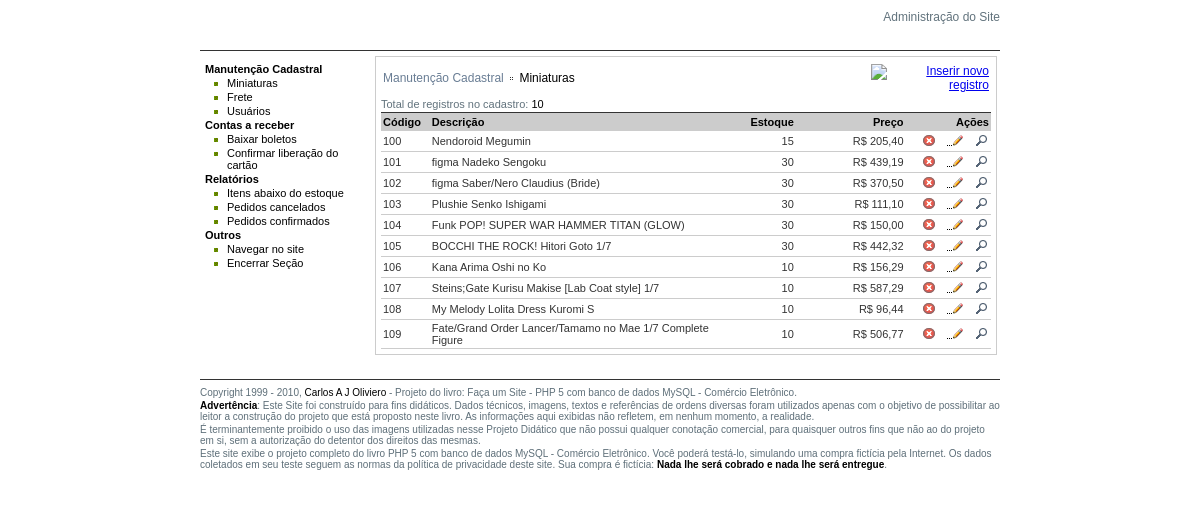
Screenshot of /adm/cad_miniaturas_grid.php with the database file from the repository.
### tables this page shows
CREATE TABLE IF NOT EXISTS `miniaturas` (
  `id` int(11) NOT NULL AUTO_INCREMENT,
  `codigo` varchar(5) DEFAULT '',
  `destaque` char(1) DEFAULT 'S',
  `nome` varchar(60) DEFAULT '',
  `id_categoria` int(11) DEFAULT 0,
  `subcateg` varchar(30) DEFAULT '',
  `altura` float(9,1) DEFAULT 0.0,
  `preco` float(9,2) DEFAULT 0.00,
  `desconto` tinyint(4) DEFAULT 5,
  `desconto_boleto` tinyint(4) DEFAULT 10,
  `max_parcelas` tinyint(4) DEFAULT 10,
  `estoque` int(11) DEFAULT 100,
  `min_estoque` int(11) DEFAULT 10,
  `fabrica` varchar(50) DEFAULT NULL,
  `descricao` varchar(1000) DEFAULT NULL,
  PRIMARY KEY (`id`),
  UNIQUE KEY `id` (`id`),
  KEY `id_categoria` (`id_categoria`)
);

### adm/cad_miniaturas_grid.php (the view, shortened to what this page needs)
<?PHP
include "../inc_dbConexao.php";
if ($_GET['id'] == "") {
	$idsel = $_POST['id'];
} else {
	$idsel = $_GET['id'];
}
$sql = "SELECT * FROM miniaturas";
$sql = $sql . " ORDER BY id ";
$rs = mysqli_query($conexao, $sql);
$total_registros = mysqli_num_rows($rs);
?>
<!DOCTYPE html PUBLIC "-//W3C//DTD XHTML 1.0 Transitional//EN" "http://www.w3.org/TR/xhtml1/DTD/xhtml1-transitional.dtd">
<head>
<link href="estilo_adm.css" rel="stylesheet" type="text/css" />
</head>
<body>
<div id="corpo">
<div id="topo">
  <h1>Administração do Site</h1>
</div>
<div id="caixa_menu">
<?PHP include "inc_menu.php" ?>
</div>
<div id="caixa_conteudo">
<table width="100%" border="0" cellspacing="0" cellpadding="0">
<tr>
<td width="80%"><h1 class="c_cinza">Manutenção Cadastral <img src="../imagens/marcador_setaDir.gif" align="absmiddle" /> <span class="c_preto">Miniaturas</span> </h1></td>
<td width="20%"><h1 align="right"><a href="cad_miniaturas.php?acao=ins&amp;titulo=Inclusão de registro"><img src="../imagens/btn_inserir.gif" alt="Inserir novo registro" border="0" /></a></h1></td>
</tr>
</table>
<P>Total de registros no cadastro: <span class="c_preto"><?PHP print $total_registros; ?></span></P>
<table width="100%" cellspacing="0">
<tr id="titulo_tabela">
<td width="8%" class="tabela_titulo">Código</td>
<td width="48%" class="tabela_titulo">Descrição</td>
<td width="12%" align="right" class="tabela_titulo">Estoque</td>
<td width="18%" align="right" class="tabela_titulo">Preço</td>
<td colspan="3" class="tabela_titulo"><div align="right">Ações</div></td>
</tr>
<?PHP
while ($reg = mysqli_fetch_array($rs)) {
$id = $reg["id"];
$codigo = $reg["codigo"];
$nome = $reg["nome"];
$estoque = $reg["estoque"];
$preco = $reg["preco"];
if ($idsel == $id) {
  $fundo = "registro_sel";
} else {
  $fundo = "registro";
}
?>
<tr>
<td class="<?PHP print $fundo; ?>"><?PHP print $codigo; ?></td>
<td class="<?PHP print $fundo; ?>"><?PHP print $nome; ?></td>
<td align="right" class="<?PHP print $fundo; ?>"><?PHP print $estoque; ?></td>
<td align="right" class="<?PHP print $fundo; ?>">R$ <?PHP print number_format($preco,2,',','.'); ?></td>
<td width="6%" class="<?PHP print $fundo; ?>"><a href="cad_miniaturas.php?acao=exc&id=<?PHP print $id; ?>&titulo=Exclusão de registro"><img src="../imagens/btn_cancelar_reg.gif" alt="Cancelar esse registro" border="0" /></a></td>
<td width="5%" class="<?PHP print $fundo; ?>"><a href="cad_miniaturas.php?acao=alt&id=<?PHP print $id; ?>&titulo=Alteração de registro"><img src="../imagens/btn_alterar_reg.gif" alt="Alterar esse registro" border="0" /></a></td>
<td width="3%" class="<?PHP print $fundo; ?>"><a href="cad_miniaturas.php?acao=ver&id=<?PHP print $id; ?>&titulo=Detalhes da miniatura"><img src="../imagens/btn_ver_detalhes.gif" alt="Ver detalhes desse registro" border="0" /></a></td>
</tr>
<?PHP } ?>
</table>
</div>
<?PHP include "inc_rodape.php" ?>
</div>
</body>
</html>

### adm/estilo_adm.css (style rules this page uses)
body { font-family: Arial, Helvetica, sans-serif; font-size: 12px; background-color: #FFFFFF; margin: 0px; padding: 0px; }
td { font-size: 11px; padding: 2px; color: #333333; }
p { margin-bottom: 2px; margin-top: 2px; margin-right: 0px; margin-left: 0px; }
h1 { font-size: 12px; font-weight: normal; padding-top: 0px; padding-right: 0px; padding-bottom: 2px; padding-left: 0px; margin-top: 0px; margin-right: 0px; margin-bottom: 0px; margin-left: 0px; }
#corpo { width: 800px; margin-top: 0px; margin-right: auto; margin-bottom: 0px; margin-left: auto; vertical-align: top; background-color: #FFFFFF; padding: 0; }
#topo { display: block; height: 40px; text-align: right; background-color: #FFFFFF; background-image: url(../imagens/logo_fs.gif); background-repeat: no-repeat; background-position: left; border-bottom-width: 1px; border-bottom-style: solid; border-bottom-color: #333333; margin-top: 0px; margin-right: 0px; margin-bottom: 5px; margin-left: 0px; color: #62737d; font-size: 11px; padding-top: 10px; padding-right: 0px; padding-bottom: 0px; padding-left: 0px; }
#caixa_menu { display: block; padding: 5px; color: #000000; font-size: 11px; width: 160px; height: 100%; float: left; margin: 0px; font-weight: bold; }
#caixa_conteudo { display: block; border: 1px solid #CCCCCC; color: #62737D; font-size: 11px; margin-bottom: 5px; margin-top: 0px; margin-right: 0px; margin-left: 5px; width: 610px; background-color: #FFFFFF; float: left; padding: 5px; }
.c_preto { color: #000000; }
.c_cinza { color: #697D94; }
.tabela_titulo { color: #000000; background-color: #CCCCCC; font-weight: bold; padding-top: 3px; padding-right: 2px; padding-bottom: 3px; padding-left: 2px; border-top-width: 1px; border-top-style: solid; border-top-color: #333333; margin: 0px; }
.registro { color: #333333; padding: 2px; border-bottom-width: 1px; border-bottom-style: solid; border-bottom-color: #CCCCCC; }

### rows the page displays
miniaturas: codigo "100", nome "Nendoroid Megumin", estoque "15", preco "205,40"
miniaturas: codigo "101", nome "figma Nadeko Sengoku", estoque "30", preco "439,19"
miniaturas: codigo "102", nome "figma Saber/Nero Claudius (Bride)", estoque "30", preco "370,50"
miniaturas: codigo "103", nome "Plushie Senko Ishigami", estoque "30", preco "111,10"
miniaturas: codigo "104", nome "Funk POP! SUPER WAR HAMMER TITAN (GLOW)", estoque "30", preco "150,00"
miniaturas: codigo "105", nome "BOCCHI THE ROCK! Hitori Goto 1/7", estoque "30", preco "442,32"
miniaturas: codigo "106", nome "Kana Arima Oshi no Ko", estoque "10", preco "156,29"
miniaturas: codigo "107", nome "Steins;Gate Kurisu Makise [Lab Coat style] 1/7", estoque "10", preco "587,29"
miniaturas: codigo "108", nome "My Melody Lolita Dress Kuromi S", estoque "10", preco "96,44"
miniaturas: codigo "109", nome "Fate/Grand Order Lancer/Tamamo no Mae 1/7 Complete Figure", estoque "10", preco "506,77"

### other values shown
$total_registros "10"
